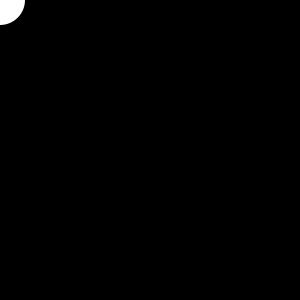
Frame 1 (no input)
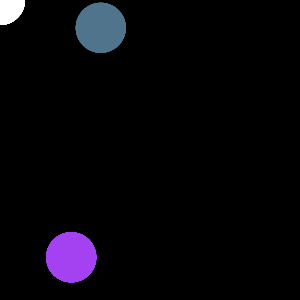
Frame 60 (the mouse pressed at the canvas centre just before this capture)
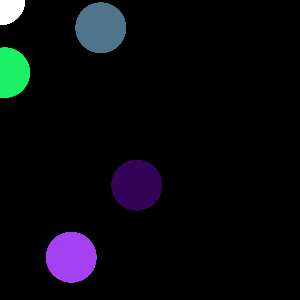
Frame 120 (the mouse held since frame 60 and released just before this capture)

The Processing sketch that drew these frames (run headless with seeded random() and noise(); from frame 60 on, the mouse is pressed at the canvas centre):

// Processing sketch: ex07_01_01
// ── ex07_01_01.pde
// 0.5초(=500msec)마다 원 랜덤 생성

int interval = 0, current_time = 0, previous_time = 0;
float x, y;

void setup() {
  size(300, 300);
  background(0);
}

void draw() {
  current_time = millis();
  interval = current_time - previous_time;
  if (interval > 500) {
    previous_time = millis();
    fill(random(255), random(255), random(255));
    x = random(0, width);
    y = random(0, height);
  }
  noStroke();
  ellipse(x, y, 50, 50);
}
